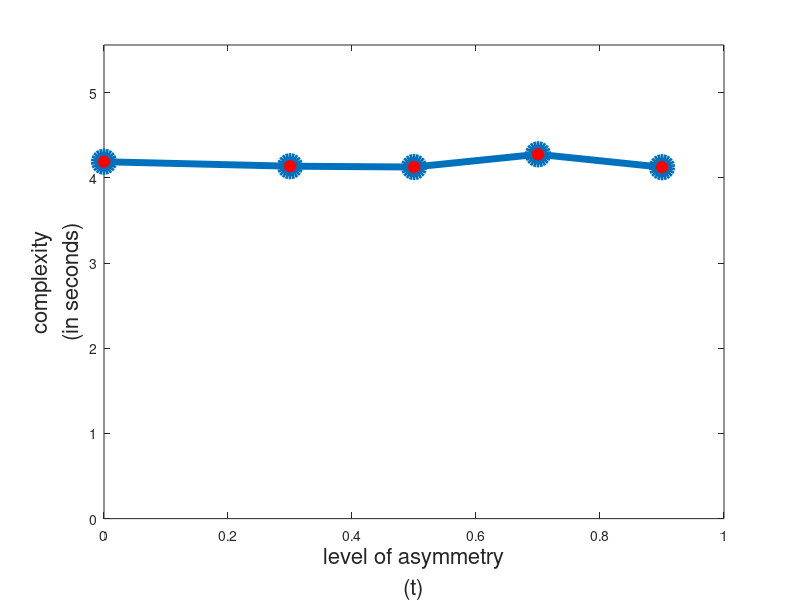
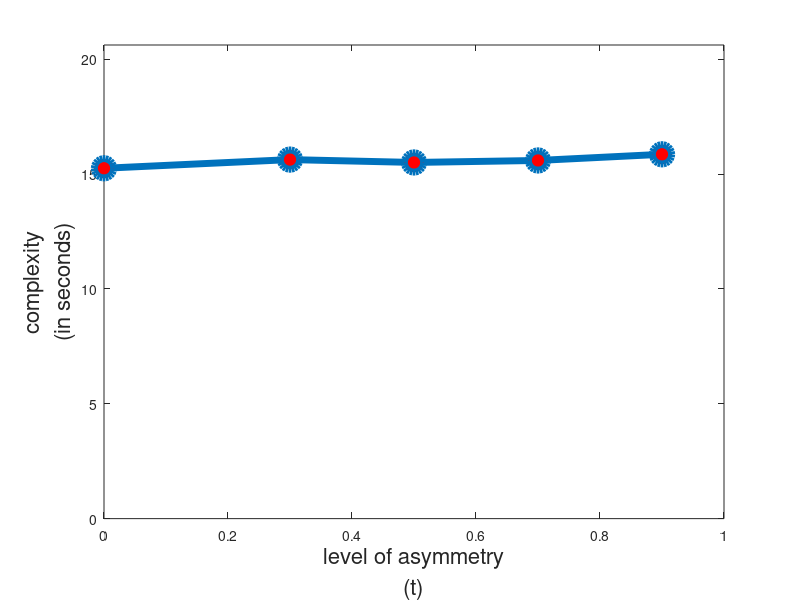
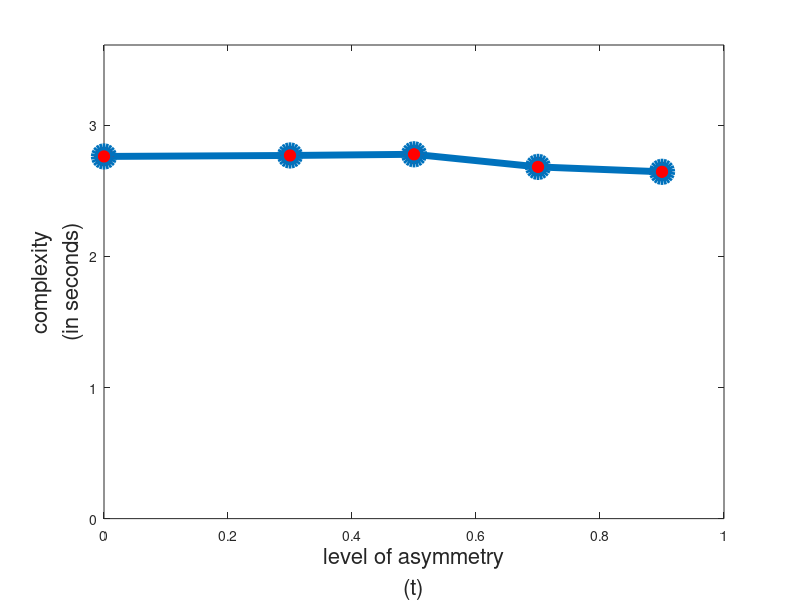
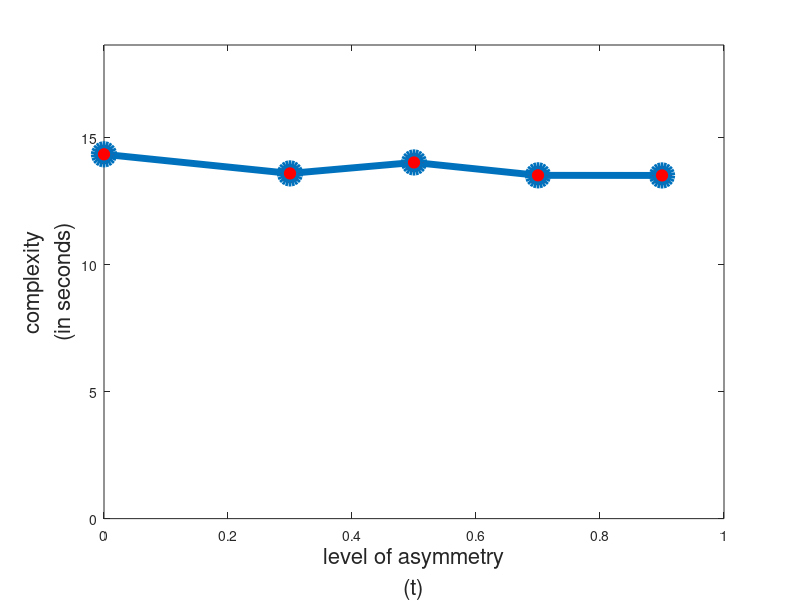

Recreate these plots in MATLAB, in order.
t = [0 0.3 0.5 0.7 0.9]';
%A opt with N =1001
A1001 = [2.762953 2.770345 2.779268 2.683086 2.645688]';
%A opt with N =5001
A5001 = [14.339726 13.588190 14.018942  13.511677 13.508004]';
%D opt with N =1001
D1001 = [4.189248 4.136878 4.127095 4.276539 4.125098]';

%D opt with N =5001
D5001 = [15.256286 15.633771 15.509519 15.596103 15.864564]';
figure
  h1 = plot(t,D1001,'o-','linewidth',5,'markersize',14,'markerfacecolor','Red');
  xlabel({'level of asymmetry','(t)'},'FontSize', 16); % x-axis label
  ylabel({'complexity', '(in seconds)'},'FontSize', 16); % y-axis label
  xlim([0, 1]);
  ylim([0, max(D1001)*1.3]);
figure
  h2 = plot(t,D5001,'o-','linewidth',5,'markersize',14,'markerfacecolor','Red');
  xlabel({'level of asymmetry','(t)'},'FontSize', 16); % x-axis label
  ylabel({'complexity', '(in seconds)'},'FontSize', 16); % y-axis label
  xlim([0, 1]);
  ylim([0, max(D5001)*1.3]);
figure
  h3 = plot(t,A1001,'o-','linewidth',5,'markersize',14,'markerfacecolor','Red');
  xlabel({'level of asymmetry','(t)'},'FontSize', 16); % x-axis label
  ylabel({'complexity', '(in seconds)'},'FontSize', 16); % y-axis label
  xlim([0, 1]);
  ylim([0, max(A1001)*1.3]);
figure
  h4 = plot(t,A5001,'o-','linewidth',5,'markersize',14,'markerfacecolor','Red');
  xlabel({'level of asymmetry','(t)'},'FontSize', 16); % x-axis label
  ylabel({'complexity', '(in seconds)'},'FontSize', 16); % y-axis label
  xlim([0, 1]);
  ylim([0, max(A5001)*1.3]);
